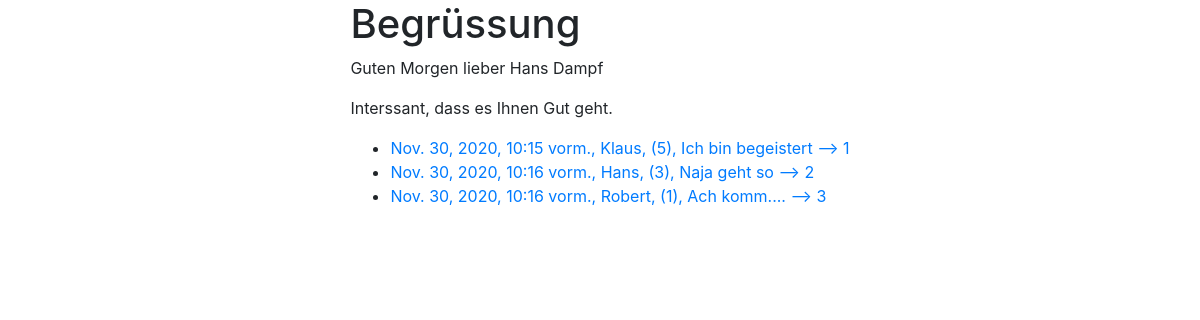
The app's page /, older data.
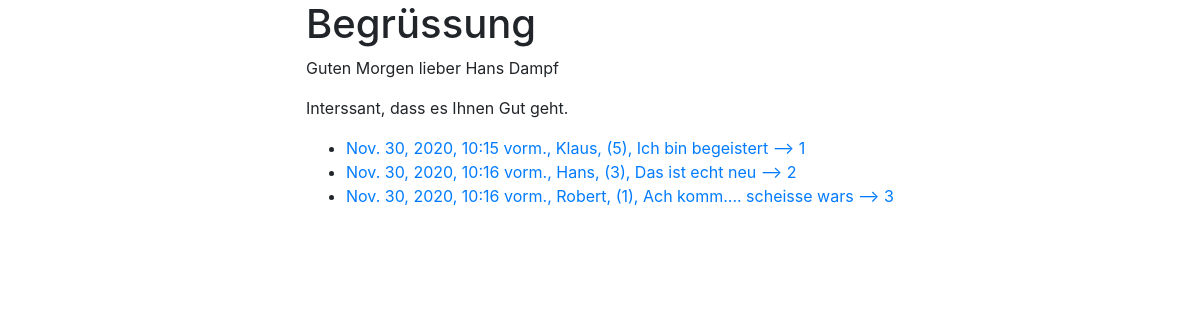
The same page, newer data.
### app1/models.py (models this page shows)
class Tagebuch(models.Model):
    name = models.CharField(max_length=50)
    zeitpunkt = models.DateTimeField(auto_now=False, auto_now_add=True)
    kommentar = models.TextField()
    bewertung = models.IntegerField()
    def __str__(self):
        return self.name+", ("+str(self.bewertung)+"), "+self.kommentar
    class Meta:
        verbose_name_plural = "Tagebuch"

### app1/views.py (the view)
# urls.py: path('', views.index, name='index'),
def index(request):
    template = 'app1/base.html'
    tupel = ("Hans Dampf","Gut","lieber")
    tabelle = Tagebuch.objects.all().order_by("-bewertung")
    return render(request,template,{'parameter':tupel, 'tabelle': tabelle})

### app1/templates/app1/base.html (shortened to what this page needs)
<!doctype html>
<html lang="de">
  <head>
    <link rel="stylesheet" href="https://cdn.jsdelivr.net/npm/bootstrap@4.5.3/dist/css/bootstrap.min.css">
  </head>
  <body>
  <div class="container">
    <div class="row justify-content-md-center">
      <div class ="col-md-auto">
        <h1>{% block h1 %}Begrüssung{% endblock h1 %}</h1>
        {% block content %}
        <p>Guten Morgen {{parameter.2}} {{parameter.0}}</p>
        <p>Interssant, dass es Ihnen {{parameter.1}} geht.</p>
        <ul>
        {% for zeile in tabelle %}
          <li><a href="/tagebuchdetail/{{zeile.id}}">{{zeile.zeitpunkt}}, {{zeile}} --> {{ zeile.id}}</a></li>
        {% endfor %}
        </ul>
        {% endblock content %}
      </div>
    </div>
  </div>
  </body>
</html>

Row changes from the older to the newer data that the page shows:
changed Tagebuch id 2: name+bewertung+kommentar "Hans, (3), Naja geht so" → "Hans, (3), Das ist echt neu"
changed Tagebuch id 3: name+bewertung+kommentar "Robert, (1), Ach komm...." → "Robert, (1), Ach komm.... scheisse wars"
